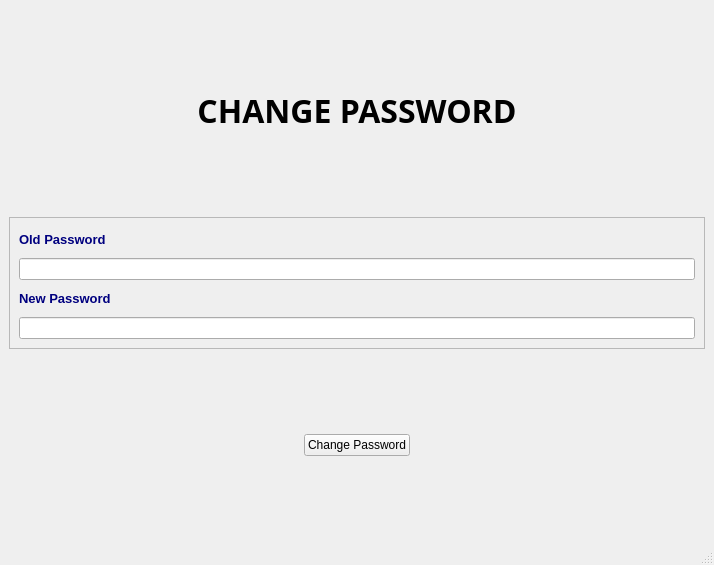
<?xml version="1.0" encoding="UTF-8"?>
<ui version="4.0">
 <class>changepassword</class>
 <widget class="QMainWindow" name="changepassword">
  <property name="geometry">
   <rect>
    <x>0</x>
    <y>0</y>
    <width>714</width>
    <height>565</height>
   </rect>
  </property>
  <property name="windowTitle">
   <string>Change Password</string>
  </property>
  <widget class="QWidget" name="centralwidget">
   <layout class="QVBoxLayout" name="verticalLayout_2">
    <item>
     <spacer name="verticalSpacer_3">
      <property name="orientation">
       <enum>Qt::Vertical</enum>
      </property>
      <property name="sizeHint" stdset="0">
       <size>
        <width>20</width>
        <height>40</height>
       </size>
      </property>
     </spacer>
    </item>
    <item>
     <widget class="QLabel" name="label">
      <property name="font">
       <font>
        <family>Ubuntu Condensed</family>
        <pointsize>24</pointsize>
        <weight>75</weight>
        <bold>true</bold>
       </font>
      </property>
      <property name="text">
       <string>CHANGE PASSWORD</string>
      </property>
      <property name="alignment">
       <set>Qt::AlignCenter</set>
      </property>
     </widget>
    </item>
    <item>
     <spacer name="verticalSpacer_2">
      <property name="orientation">
       <enum>Qt::Vertical</enum>
      </property>
      <property name="sizeHint" stdset="0">
       <size>
        <width>20</width>
        <height>40</height>
       </size>
      </property>
     </spacer>
    </item>
    <item>
     <widget class="QFrame" name="frame">
      <property name="frameShape">
       <enum>QFrame::StyledPanel</enum>
      </property>
      <property name="frameShadow">
       <enum>QFrame::Raised</enum>
      </property>
      <layout class="QVBoxLayout" name="verticalLayout_3">
       <item>
        <widget class="QLabel" name="label_2">
         <property name="minimumSize">
          <size>
           <width>100</width>
           <height>25</height>
          </size>
         </property>
         <property name="text">
          <string>&lt;html&gt;&lt;head/&gt;&lt;body&gt;&lt;p&gt;&lt;span style=&quot; font-size:10pt; font-weight:600; color:#00007f;&quot;&gt;Old Password&lt;/span&gt;&lt;/p&gt;&lt;/body&gt;&lt;/html&gt;</string>
         </property>
        </widget>
       </item>
       <item>
        <widget class="QLineEdit" name="old_passwordtxt">
         <property name="echoMode">
          <enum>QLineEdit::Password</enum>
         </property>
        </widget>
       </item>
       <item>
        <widget class="QLabel" name="label_3">
         <property name="minimumSize">
          <size>
           <width>100</width>
           <height>25</height>
          </size>
         </property>
         <property name="text">
          <string>&lt;html&gt;&lt;head/&gt;&lt;body&gt;&lt;p&gt;&lt;span style=&quot; font-size:10pt; font-weight:600; color:#00007f;&quot;&gt;New Password&lt;/span&gt;&lt;/p&gt;&lt;/body&gt;&lt;/html&gt;</string>
         </property>
        </widget>
       </item>
       <item>
        <widget class="QLineEdit" name="new_passwordtxt">
         <property name="echoMode">
          <enum>QLineEdit::Password</enum>
         </property>
        </widget>
       </item>
      </layout>
     </widget>
    </item>
    <item>
     <spacer name="verticalSpacer">
      <property name="orientation">
       <enum>Qt::Vertical</enum>
      </property>
      <property name="sizeHint" stdset="0">
       <size>
        <width>20</width>
        <height>40</height>
       </size>
      </property>
     </spacer>
    </item>
    <item alignment="Qt::AlignHCenter|Qt::AlignVCenter">
     <widget class="QPushButton" name="changepwd_button">
      <property name="text">
       <string>Change Password</string>
      </property>
     </widget>
    </item>
    <item>
     <spacer name="verticalSpacer_4">
      <property name="orientation">
       <enum>Qt::Vertical</enum>
      </property>
      <property name="sizeHint" stdset="0">
       <size>
        <width>20</width>
        <height>40</height>
       </size>
      </property>
     </spacer>
    </item>
   </layout>
  </widget>
  <widget class="QMenuBar" name="menubar">
   <property name="geometry">
    <rect>
     <x>0</x>
     <y>0</y>
     <width>714</width>
     <height>26</height>
    </rect>
   </property>
  </widget>
  <widget class="QStatusBar" name="statusbar"/>
 </widget>
 <tabstops>
  <tabstop>old_passwordtxt</tabstop>
  <tabstop>new_passwordtxt</tabstop>
  <tabstop>changepwd_button</tabstop>
 </tabstops>
 <resources/>
 <connections/>
</ui>
